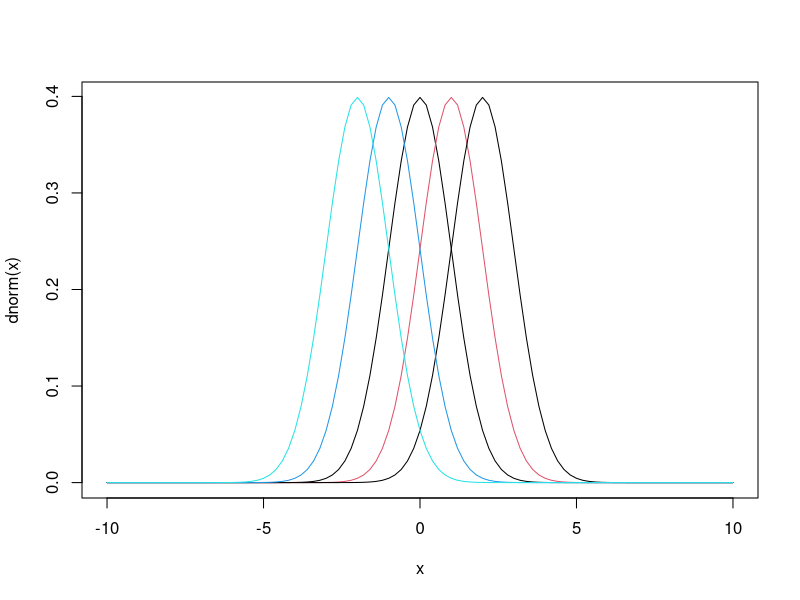
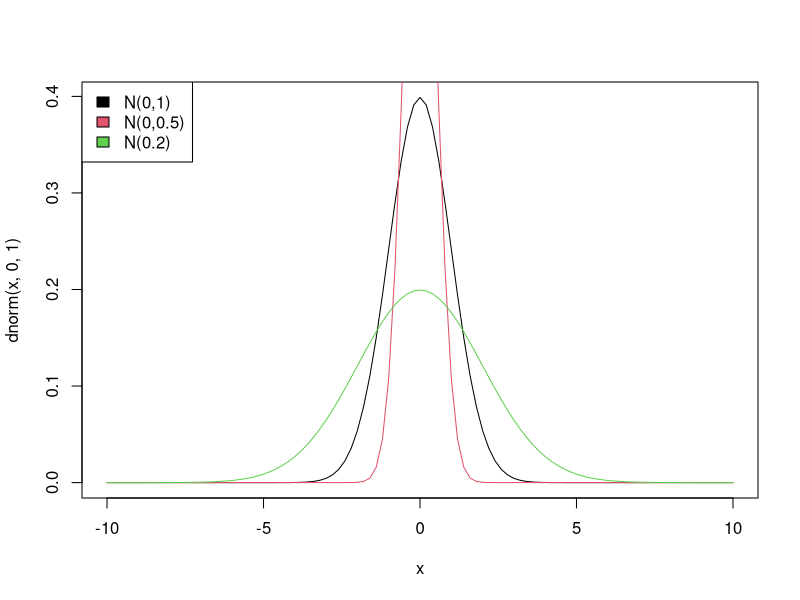
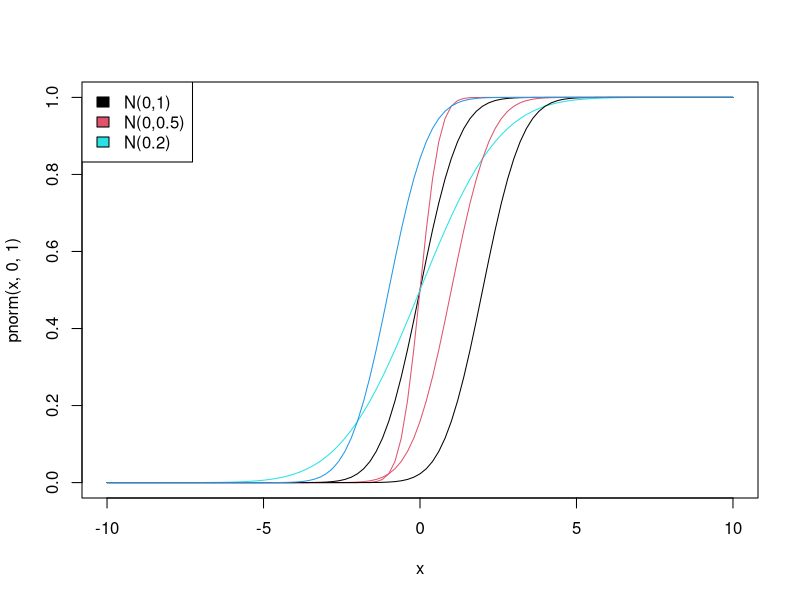
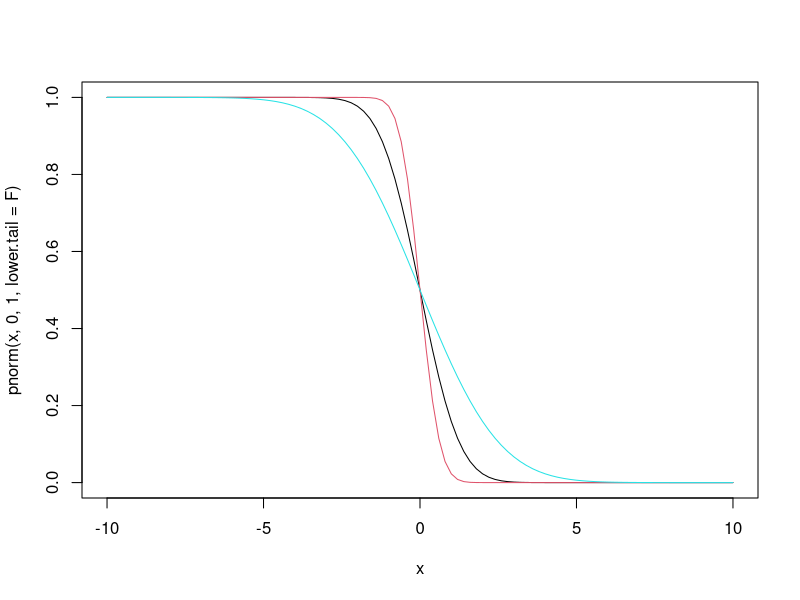
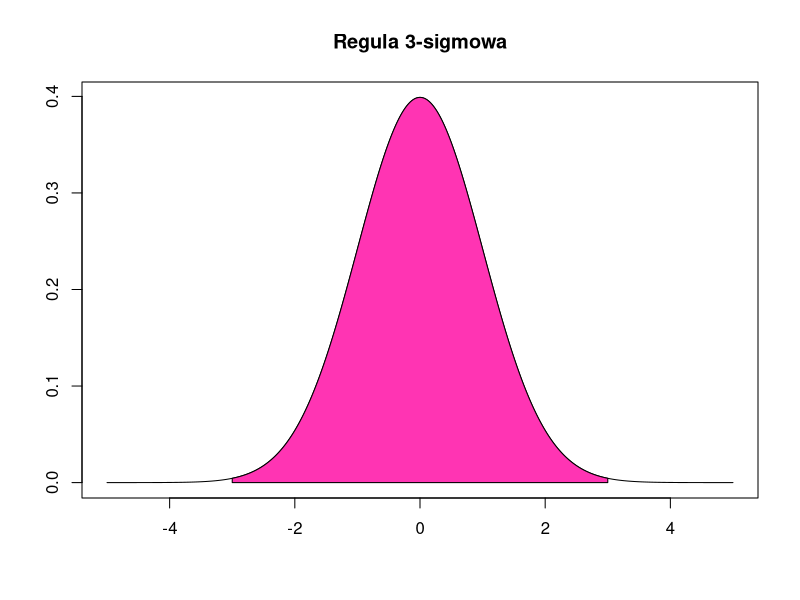
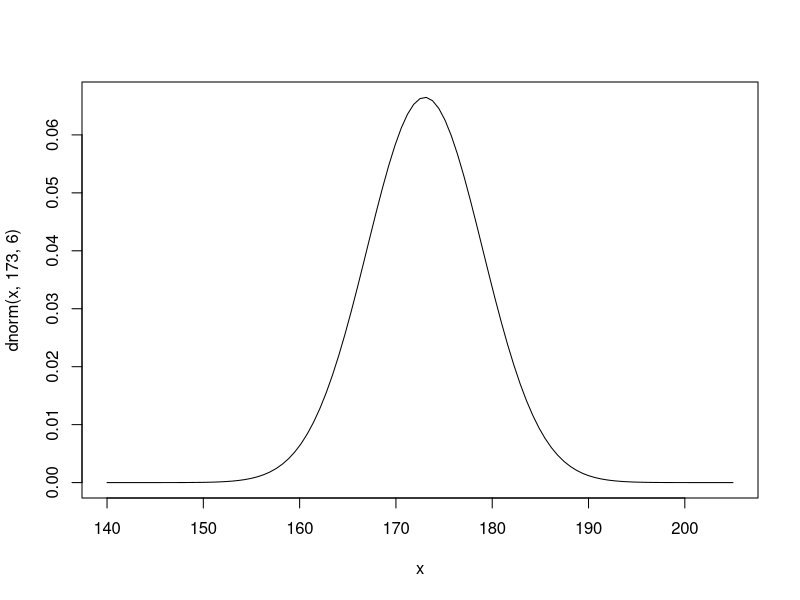
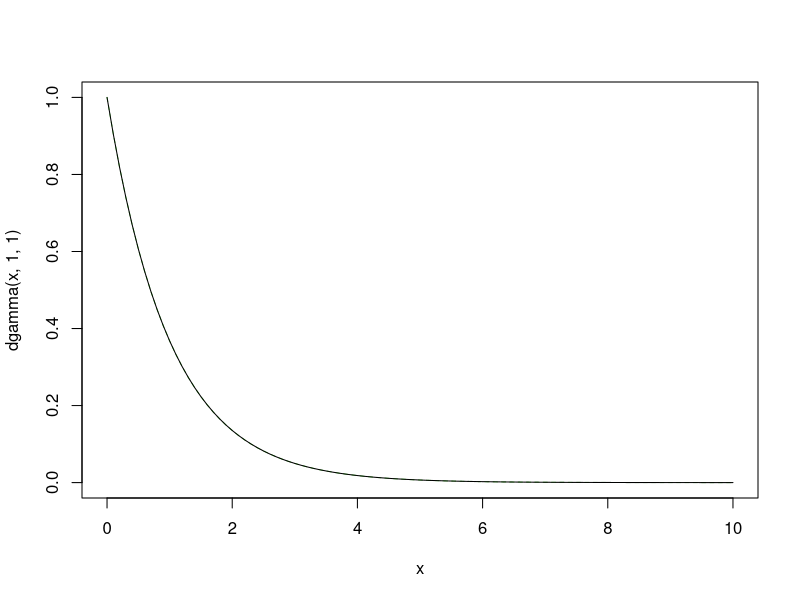
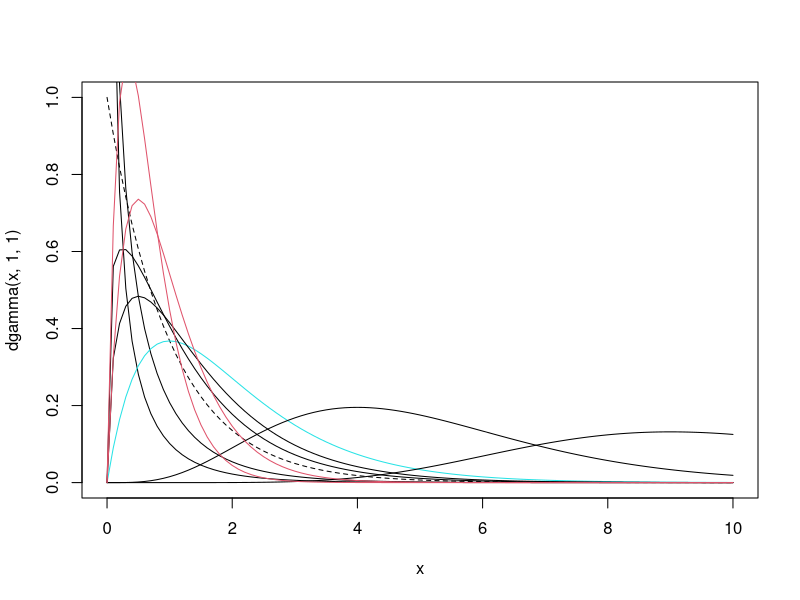

The R script that drew these images, in order:
#zadanie 1
#gestosci, srednia przesuwa wykres prawo lewo
?dnorm

dnorm(c(0,1,4))

curve(dnorm(x),-10,10, col=1)
curve(dnorm(x,1,1),-10,10,col=2, add=T)
curve(dnorm(x,2,1),-10,10,col3=3,add=T)
curve(dnorm(x,-1,1),-10,10,col=4,add=T)
curve(dnorm(x,-2,1),-10,10,col=5,add=T)

#im wieksza wariancja tym sie bardziej rozplaszcza wykres
curve(dnorm(x,0,1),-10,10,col=1)
curve(dnorm(x,0,0.5),-10,10,col=2, add=T)
curve(dnorm(x,0,2),-10,10,col=3, add=T)
legend("topleft", c("N(0,1)","N(0,0.5)","N(0.2)"),fill=c(1,2,3))

#dystrybuanty
#p
curve(pnorm(x,0,1),-10,10,col=1)
curve(pnorm(x,0,0.5),-10,10,col=2, add=T)
curve(pnorm(x,0,2),-10,10,col=5, add=T)
legend("topleft", c("N(0,1)","N(0,0.5)","N(0.2)"),fill=c(1,2,5))
curve(pnorm(x,1,1),-10,10,col=2, add=T)
curve(pnorm(x,2,1),-10,10,col3=3,add=T)
curve(pnorm(x,-1,1),-10,10,col=4,add=T)

?pnorm

#funckje przezycia, dopisanie tego lower,tail=F
#1-F(x)
curve(pnorm(x,0,1, lower.tail=F),-10,10,col=1)
curve(pnorm(x,0,0.5, lower.tail=F),-10,10,col=2, add=T)
curve(pnorm(x,0,2, lower.tail=F),-10,10,col=5, add=T)

#zadanie 2
#sprawdzic regule 3-sigmowa dla r.normalnego N(0,1)
#P(-3*1<=X<=3*1)=b duze 0.99
pnorm(3)-pnorm(-3) #0.9973002

x<-seq(-5,5,0.01)
y<-dnorm(x)
#xlab=NA usuwa opis osi X lub Y
#axes=FALSE
plot(x,y,type="l", main="Regula 3-sigmowa", xlab=NA, ylab=NA)
wx<-c(-3,x[x>=-3 & x<=3],3)
wy<-c(0,y[x>=-3 & x<=3],0)
polygon(wx,wy,col="maroon1")

#zadanie 3
#dla rozkladu normalnego R przez drugi parametr rozumie odchylenie standardowe
dnorm(150,173,6)
curve(dnorm(x,173,6),140,205)
#a) dystrybuanta
pnorm(179,173,6)
#b) 
pnorm(180,173,6)-pnorm(167,173,6)
#c)
1-pnorm(181,173,6)
pnorm(181,173,6,lower.tail = FALSE)

#d) kwantyl 0.6 dla rozkladu N(173,6)
qnorm(0.6,173,6)

#zadanie 4
qnorm(0.9,0,1)
qnorm(0.975,0,1)
#a za jednym zamachem tak sie liczy rozne wartosci kwartyli
qnorm(c(0.9,0.975),0,1)

qnorm(0.9,0,1)
qnorm(0.975,0,2)
qnorm(c(0.9,0.975),0,c(1,2))

?qt

#t-student bierze kwantyl, a drugi parametr to liczba stopni swobody
qt(c(0.95,0.99,0.97),c(10,20,40))
qchisq(c(0.9,0.95),c(4,10))
qf(c(0.95,0.99),c(2,3),c(10,18))

qf(0.025, 4,4)

#zadanie 5
#rozklad gamma
curve(dgamma(x,1,1),0,10,col=3,lty=2)
curve(dexp(x,1),0,10,add=T) #to jest dokladnie ten sam rozklad

curve(dgamma(x,1,1),0,10,lty=2)
curve(dgamma(x,0.5,1),0,10, add=T)
curve(dgamma(x,0.25,1),0,10, add=T)
curve(dgamma(x,2,1),0,10, add=T,col=5)
curve(dgamma(x,1.5,1),0,10, add=T)
curve(dgamma(x,1.25,1),0,10, add=T)
curve(dgamma(x,5,1),0,10, add=T)
curve(dgamma(x,10,1),0,10, add=T)

#drugi parametr dla stalego pierwszego parametru odpowiada za wysokosc gorki
#drugi parametr nazywany jest parametrem skali
curve(dgamma(x,2,2),0,10, add=T,col=2)
curve(dgamma(x,2,3),0,10, add=T,col=2)

#zadanie 6
#rozklad chi-kwdrat
#chi-kwadrat(n)~Gamma(n/2,1/2)
curve(dchisq(x,5),0,50)
curve(dchisq(x,10),0,50,add=T,col=2)
curve(dchisq(x,40),0,50,add=T,col=4)

#x_i N(0,1)
#chi^2 = sum i=1 ^n x_i^2

#dla duzych n: chi-kwadrat(n) ~to z grubsza~ N(n,sqrt(2n))
curve(dnorm(x,100,sqrt(2*100)),0,200,ylim=c(0,0.05))
curve(dchisq(x,100),add=T,col=2)
curve(dnorm(x,120,sqrt(2*120)),0,200,ylim=c(0,0.05))
curve(dchisq(x,120),add=T,col=2)


curve(dnorm(x,40,sqrt(2*40)), 0,200)
curve(dchisq(x,40),0,50,add=T,col=4)


#zadanie 7
#rozkald t-studenta
curve(dnorm(x,0,1),-6,6)
curve(dt(x,1),-6,6,add=T, col=6) #t(1)
curve(dt(x,5),-6,6,add=T,col=2) #t(5)
curve(dt(x,30),-6,6,add=T, col="green") #t(30)
#dla t-studenta duzo szybciej zachodzi ta zbieznosc, "maja te "ciezsze ogony"

#zadanie 8
#f-snedecora - tu zadnej zbieznosci do normalnego nie ma
curve(df(x,10,20),0,6, col=6) 
curve(df(x,10,10),0,6, col=4, add=T) 
curve(df(x,10,5),0,6, col=10, add=T) 
#jezeli pierwszy parametr bedzie wiekszy od dwojki, to te rozklady beda mialy
#taki ksztalt jednej gorki, te maksimum i im wiekszy ten drugi parametr tym wieksza gorka


curve(df(x,2,2),0,6, col=6) 
curve(df(x,3,2),0,6, col=4, add=T) 
curve(df(x,5,2),0,6, col=10, add=T) 

curve(dexp(x),0,4)
curve(df(x,2,1),0,6, col=6, add=T) 
curve(df(x,2,5),0,6, col=4, add=T) 
curve(df(x,2,10),0,6, col=10, add=T) 
curve(df(x,2,20),0,6, col=3, add=T) 

#zadanie 9
#gestosci r. beta: beta(5,2),beta(2,2),beta(1,1),beta(2,5)

curve(dbeta(x,5,2),from=-3,to=4)
curve(dbeta(x,2,2),from=-3,to=4,col="red",add=T)
curve(dbeta(x,1,1),from=-3,to=4,col="blue",add=T)
curve(dbeta(x,2,5),from=-3,to=4,col="green",add=T)


#zadanie 10
0:10
seq(0,10,1)

barplot(dbinom(0:10,10,0.5),names.arg = 0:10,col="green")
?barplot

#P(x=k) dla X o rozkl b(n,p): 
#dbinom(k,n,p) - w k-podajemy nasz nośnik
#n- to normalnie ile razy i p-ostatnie to pstwo
#P(X=k), k=0,...,10 dla X o rozkl b(10,0.5)
n=10
p=0.5
k=0:n
pk =dbinom(k,n,p)

plot(k,pk,type="h") #brzydko
barplot(pk,names=k) #to rysuje takie słupeczki, histogramy jakby

# P(Z=k), k=0,...,50 dla Z o rozkl b(50,0.25):

n=50
p=0.25
k=0:n
pk =dbinom(k,n,p)

barplot(pk,names=k)

### 

plot(k,pk,type="h")

x=seq(0,50,0.01)
m=n*p
sig=sqrt(n*p*(1-p))
y=dnorm(x,m,sig) #wartości f-cji gestosci N(0,1)

lines(x,y,type="l",col="red")

#15:27

#zadanie 11

?dgeom

# dgeom ozn. rozkald geometryczny zdefiniowany tak: P(Y=k)=p*(1-p)^k, k=0,1,...
#X - z tego zadania ma rozklad geometryczny

p=0.1 #bo jedna na 10 osob wchodzi
k=0:40
pk=dgeom(k,prob=p)
plot(k,pk,type="h")

# a) jesli X=nr osoby ktora jako pierwsza weszla do sklepu to
# P(X=k)=P(Y=k-1), dla k=1,2,...

k=0:3
dgeom(k,prob=p)

# b) P(X>11)=1-P(X<=11)=1-F_X(11)=1-F_Y(10)
1-pgeom(10,prob=p)

#zadanie 12
 dhyper
# w populacji o N eltach jest M eltow wyroznionych
# P(X=k) = P(w probce n????-elementowej jest k e.wyroznionych)
# dhyper(k,M,N-M,n)

N=200
M=5
n=10
k=0
dhyper(k,M,N-M,n)

#sprawdzamy choose - to beczka(n po k) - reczne sprawdzenie takie
choose(M,k)*choose(N-M,n-k)/choose(N,n)

#zadanie 13

#rozklad wykladniczy

curve(dexp(x),0,10)
a=0.0001
curve(dexp(x,a),0,50000)

#a
abline(v=1000, col="red")
1-pexp(1000,a) #funkcja przezycia

abline(v=10000, col="blue")
1-pexp(10000,a)

abline(v=30000, col="green")
1-pexp(30000,a)

#b
alpha=0.1
qexp(alpha,a) #kwantyl rzedu alfa

curve(dexp(x,a),0,10000)
abline(v=1000, col="red")

abline(v=qexp(alpha,a), col="yellow")


#zadanie 14
# rozklad poissona 
#P(X=k) dla X o rozkladzie Poissona z parametrem a:
#dpois(k,a)
a=4
k=0:20
pk=dpois(k,a)
plot(k,pk,type="h")




#a) X~exp(a), gdzie a=4
curve(dexp(x,a),0,10)

#b) EX=Sigma_X=1/a
1/a

#c) 30min=1/2 godz
pexp(0.5,a)

#d)
1-pexp(1,a)
dpois(0,a)



#zadanie 15
#Niech X1,Y1,X2,Y3,... beda niezaleznymi zmiennymi losowymi 
#o rozkladzie jednostajnym U([0,1]). Dla funkcji borelowskiej 
#f:[0,1] --> [0,1] definiujemy

#Z_{i}=I_{{f(X_{i})>Y_{i}}}.

#Wowczas, z MPWL, mamy:

#(1/n)suma_i^n (Zi)} -> calka_0^1 f(x)dx  p.n.


#a)  Pole obszaru A to

#calka_{A}dxdy=calka_0^1(calak_0^{x2}dy)dx=calka_0^1 (x^2)dx=1/3. 

# Generujemy probke losowa U1,V1,...,U_{n},V_{n} z rozkladu jednostajnego:
n=10000
u=runif(n)
v=runif(n)

#Zaznaczmy te punkty na obrazku i nalozymy na niego wykres funkcji 
#y=x^2 dla 0<x<1. 

plot(u,v,xlim=c(0,1),ylim=c(0,1),pch='.')
curve(x*x, col="red", type="l", xlim=c(0,1), add=T, lwd=3)

#Zliczamy teraz punkty z naszej probki, ktore znalazly sie pod 
#wykresem funkcji y=x^2

ile.pod=sum(v<u*u)
ile.pod
pole=ile.pod/n
pole

#b)

u=runif(n,min=-1/sqrt(2),max=1/sqrt(2))
v=runif(n)

ile.pod=sum(v>u^2 & v<1-u^2)
ile.pod
pole=sqrt(2)*ile.pod/n
pole


#W R mozliwe jest calkowanie numeryczne, np.
integrate(dnorm, -1.96, 1.96)
integrate(dnorm, -Inf, Inf)

#Calki wystepujace z naszym zadaniu mozna obliczyc nastepujaco:
g =function(x) {x^2}
integrate(g, lower = 0, upper =1)

h =function(x) {1-2*x^2}
integrate(h, lower = -1/sqrt(2), upper =1/sqrt(2))



### zwiazki miedzy rozkladami ###
x<-seq(-5,5,0.01)
curve(dgamma(x,1,3),0,10,lty=2)
curve(dexp(x,3),0,10, add=T, col='red')

curve(dchisq(x,3),0,10,lty=2)
curve(dgamma(x,3/2,1/2),0,10, add=T, col='red')

curve(dbeta(x,1,1),0,10,lty=2)
curve(dunif(x),0,10, add=T, col='red')

curve(dcauchy(x,0,1),0,10,lty=2)
curve(dt(x,1),0,10, add=T, col='red')

curve(dweibull(x,scale =1, shape = 1),0,10,lty=2)
curve(dexp(x,1),0,10, add=T, col='red')
?dweibull
?dexp




